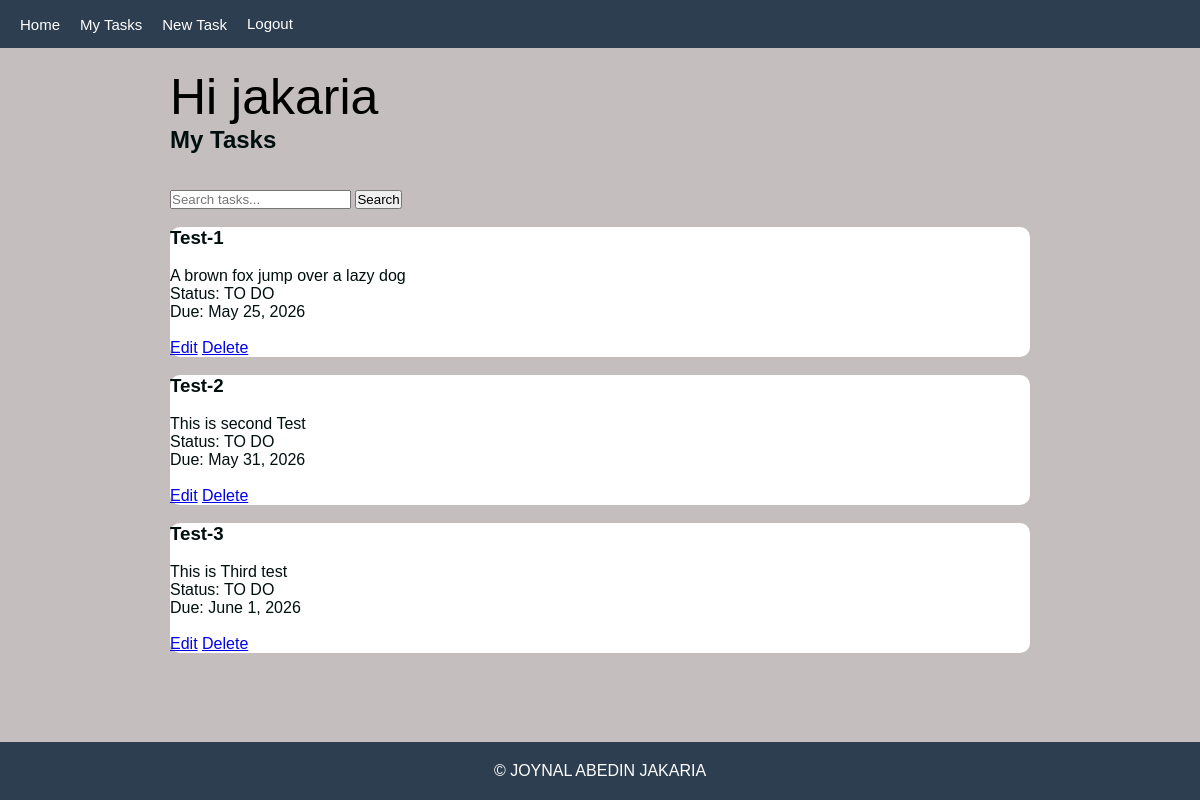
The app's page /tasks/ (signed in) with its own data.
### tasks/models.py (models this page shows, shortened)
class Task(models.Model):
    STATUS_CHOICE = [('todo', 'TO DO'),('doing','Doing'),('done','Done'),]
    owner = models.ForeignKey(User, on_delete= models.CASCADE)
    title = models.CharField(max_length=200)
    description = models.TextField(blank=True)
    image = models.ImageField(upload_to='task_images/',blank=True, null=True)
    status = models.CharField(max_length=100, choices=STATUS_CHOICE, default='todo')
    due_date = models.DateField(null=True, blank=True)
    created_at = models.DateTimeField(auto_now_add=True)

### tasks/views.py (the view)
# urls.py: path('tasks/',               views.task_list,   name='task_list'),
@login_required
def task_list(request):
    query = request.GET.get('q', '')
    tasks = Task.objects.filter(owner=request.user)
    if query:
        tasks = tasks.filter(title__icontains=query) | \
                tasks.filter(description__icontains=query)
    return render(request, 'tasks/task_list.html', {'tasks': tasks, 'query': query})

### tasks/templates/tasks/task_list.html (shortened to what this page needs)
{% extends 'tasks/base.html' %}
{% block content %}
<h2>My Tasks</h2>
<br><br>
<form method="GET">
    <input type="text" name="q" value="{{ query }}" placeholder="Search tasks...">
    <button type="submit">Search</button> <br><br>
</form>
{% for task in tasks %}
    <div class="task-card">
        <h3>{{ task.title }}</h3>
        <br>
        <p>{{ task.description }}</p>
        <p>Status: {{ task.get_status_display }}</p>
        <p>Due: {{ task.due_date }}</p>
        <br>
        <a href="{% url 'task_update' task.pk %}">Edit</a>
        <a href="{% url 'task_delete' task.pk %}">Delete</a>
    </div>
{% empty %}
    <p>No tasks found.</p>
{% endfor %}
{% endblock %}

### tasks/templates/tasks/base.html (shortened to what this page needs)
{% load static %}
<!DOCTYPE html>
<html>
<head>
    <link rel="stylesheet" href="{% static 'style.css' %}">
</head>
<body>
    {% include 'partials/navbar.html' %}
    <div class="container">
{% if user.is_authenticated %}
<span>Hi {{user.username}}</span>
{% else %}
<span>Log in First</span>
{% endif %}
        {% block content %}
        {% endblock %}
    </div>
{% include "partials/footer.html" %}
</body>
</html>

### tasks/templates/partials/navbar.html (shortened to what this page needs)
<nav class="navbar">
    <a href="{% url 'home' %}">Home</a>
    {% if user.is_authenticated %}
        <a href="{% url 'task_list' %}">My Tasks</a>
        <a href="{% url 'task_form' %}">New Task</a>
        <form method="POST" action="{% url 'logout' %}">
            <button type="submit">Logout</button>
        </form>
    {% else %}
        <a href="{% url 'login' %}">Login</a>
        <a href="{% url 'register' %}">Register</a>
    {% endif %}
</nav>

### tasks/templates/partials/footer.html
<footer>&copy; JOYNAL ABEDIN JAKARIA</footer>

### tasks/static/style.css (style rules this page uses)
* { margin: 0; padding: 0; box-sizing: border-box; }
body { font-family: Arial, Helvetica, sans-serif; background-color: rgb(196, 190, 190); color: rgb(1, 14, 14); }
.container { max-width: 900px; margin: auto; padding: 20px; }
.navbar { background-color: #2c3e50; padding: 15px 20px; display: flex; gap: 20px; align-items: center; }
.navbar a { color: #fff; text-decoration: none; font-size: 15px; }
footer { text-align: center; padding: 20px; background-color: #2c3e50; color: #fff; position: fixed; bottom: 0; left: 0; width: 100%; }
.task-card { background-color: #fff; border: #2c3e50; border-radius: 10px; padding: 20; margin-bottom: 18px; }
.navbar form button { background: none; border: none; color: #fff; font-size: 15px; cursor: pointer; }
span { color: #000000; font-size: 50px; }

### records on screen
Task: title "Test-1", description "A brown fox jump over a lazy dog", status "TO DO", due_date "May 25, 2026"
Task: title "Test-2", description "This is second Test", status "TO DO", due_date "May 31, 2026"
Task: title "Test-3", description "This is Third test", status "TO DO", due_date "June 1, 2026"

### other values on screen
{{ user.username }} "jakaria"
